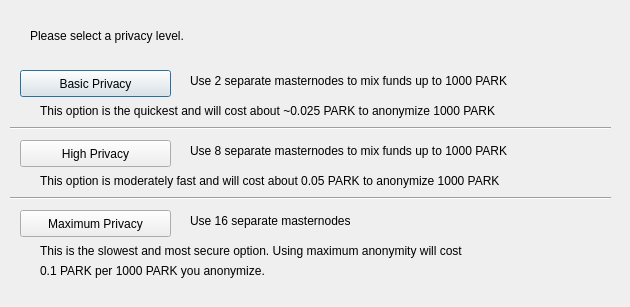
<?xml version="1.0" encoding="UTF-8"?>
<ui version="4.0">
 <class>DarksendConfig</class>
 <widget class="QDialog" name="DarksendConfig">
  <property name="geometry">
   <rect>
    <x>0</x>
    <y>0</y>
    <width>630</width>
    <height>307</height>
   </rect>
  </property>
  <property name="windowTitle">
   <string>Configure PrivateSend</string>
  </property>
  <widget class="QPushButton" name="buttonBasic">
   <property name="geometry">
    <rect>
     <x>20</x>
     <y>70</y>
     <width>151</width>
     <height>27</height>
    </rect>
   </property>
   <property name="text">
    <string>Basic Privacy</string>
   </property>
  </widget>
  <widget class="QPushButton" name="buttonHigh">
   <property name="geometry">
    <rect>
     <x>20</x>
     <y>140</y>
     <width>151</width>
     <height>27</height>
    </rect>
   </property>
   <property name="text">
    <string>High Privacy</string>
   </property>
  </widget>
  <widget class="QPushButton" name="buttonMax">
   <property name="geometry">
    <rect>
     <x>20</x>
     <y>210</y>
     <width>151</width>
     <height>27</height>
    </rect>
   </property>
   <property name="text">
    <string>Maximum Privacy</string>
   </property>
  </widget>
  <widget class="QLabel" name="label">
   <property name="geometry">
    <rect>
     <x>30</x>
     <y>20</y>
     <width>571</width>
     <height>31</height>
    </rect>
   </property>
   <property name="text">
    <string>Please select a privacy level.</string>
   </property>
  </widget>
  <widget class="QLabel" name="label_2">
   <property name="geometry">
    <rect>
     <x>190</x>
     <y>70</y>
     <width>421</width>
     <height>21</height>
    </rect>
   </property>
   <property name="text">
    <string>Use 2 separate masternodes to mix funds up to 1000 PARK</string>
   </property>
  </widget>
  <widget class="QLabel" name="label_3">
   <property name="geometry">
    <rect>
     <x>190</x>
     <y>140</y>
     <width>411</width>
     <height>21</height>
    </rect>
   </property>
   <property name="text">
    <string>Use 8 separate masternodes to mix funds up to 1000 PARK</string>
   </property>
  </widget>
  <widget class="QLabel" name="label_4">
   <property name="geometry">
    <rect>
     <x>190</x>
     <y>210</y>
     <width>421</width>
     <height>21</height>
    </rect>
   </property>
   <property name="text">
    <string>Use 16 separate masternodes</string>
   </property>
  </widget>
  <widget class="QLabel" name="label_6">
   <property name="geometry">
    <rect>
     <x>40</x>
     <y>100</y>
     <width>561</width>
     <height>21</height>
    </rect>
   </property>
   <property name="text">
    <string>This option is the quickest and will cost about ~0.025 PARK to anonymize 1000 PARK</string>
   </property>
  </widget>
  <widget class="QLabel" name="label_7">
   <property name="geometry">
    <rect>
     <x>40</x>
     <y>170</y>
     <width>561</width>
     <height>21</height>
    </rect>
   </property>
   <property name="text">
    <string>This option is moderately fast and will cost about 0.05 PARK to anonymize 1000 PARK</string>
   </property>
  </widget>
  <widget class="QLabel" name="label_8">
   <property name="geometry">
    <rect>
     <x>40</x>
     <y>240</y>
     <width>561</width>
     <height>21</height>
    </rect>
   </property>
   <property name="text">
    <string>This is the slowest and most secure option. Using maximum anonymity will cost</string>
   </property>
  </widget>
  <widget class="QLabel" name="label_9">
   <property name="geometry">
    <rect>
     <x>40</x>
     <y>260</y>
     <width>561</width>
     <height>21</height>
    </rect>
   </property>
   <property name="text">
    <string>0.1 PARK per 1000 PARK you anonymize.</string>
   </property>
  </widget>
  <widget class="Line" name="line">
   <property name="geometry">
    <rect>
     <x>10</x>
     <y>120</y>
     <width>601</width>
     <height>16</height>
    </rect>
   </property>
   <property name="orientation">
    <enum>Qt::Horizontal</enum>
   </property>
  </widget>
  <widget class="Line" name="line_2">
   <property name="geometry">
    <rect>
     <x>10</x>
     <y>190</y>
     <width>601</width>
     <height>16</height>
    </rect>
   </property>
   <property name="orientation">
    <enum>Qt::Horizontal</enum>
   </property>
  </widget>
 </widget>
 <resources/>
 <connections/>
</ui>
